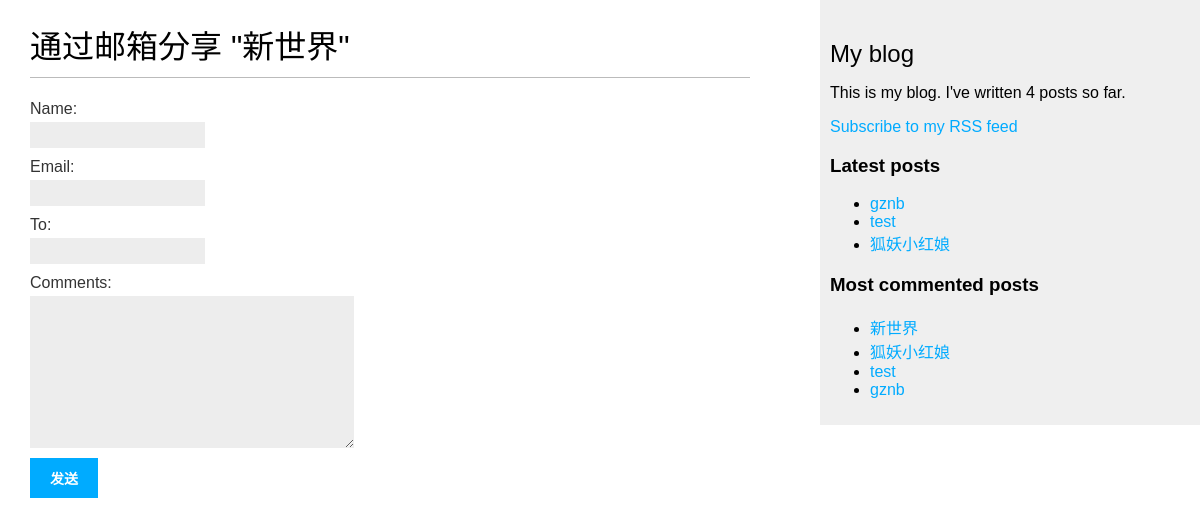
/blog/10/share/, run on the app's committed database.
### blog/models.py (models this page shows, shortened)
class Post(models.Model):
    STATUS_CHOICES = (
        ('draft', 'Draft'),
        ('published', 'Published'),
    )
    title = models.CharField(max_length=250, verbose_name='标题')
    slug = models.SlugField(max_length=250, unique_for_date='publish')
    author = models.ForeignKey(User, related_name='blog_posts',verbose_name='作者', on_delete=models.CASCADE)
    body = models.TextField(verbose_name='消息主体内容')
    publish = models.DateTimeField(default=timezone.now, verbose_name='发表时间')
    created = models.DateTimeField(auto_now_add=True, verbose_name='创建时间')
    updated = models.DateTimeField(auto_now=True, verbose_name='更新时间')
    status = models.CharField(max_length=10, choices=STATUS_CHOICES, default='draft', verbose_name='状态')
    class Meta:
        ordering = ('-publish', )
    objects = models.Manager()
    published = PublishedManager()
    '''
    Post.published.filter(title__startswith='Who') 自定义管理器，使用的例子
    '''
    def get_absolute_url(self):
        return reverse('blog:post_detail',
                       args=[self.publish.year,
                             self.publish.strftime('%m'),
                             self.publish.strftime('%d'),
                             self.slug])
    tags = TaggableManager()

### blog/views.py (the view)
# urls.py: url(r'^(?P<post_id>\d+)/share/$', views.post_share, name='post_share'),
def post_share(request, post_id):
    post = get_object_or_404(Post, id=post_id, status='published')
    sent = False
    if request.method == 'POST':
        form = EmailPostForm(request.POST)
        if form.is_valid():
            cd = form.cleaned_data
            post_url = request.build_absolute_uri(post.get_absolute_url())
            subject = '{} ({}) recommends you reading "{}"'.format(cd['name'], cd['email'], post.title)
            message = 'Read "{}" at {}\n\n{} comments: {}'.format(post.title, post_url, cd['name'], cd['comments'])
            send_mail(subject, message, 'gznbgznb@163.com', [cd['to']])
            sent = True
    else:
        form = EmailPostForm()
    return render(request, 'blog/post/share.html', {'post': post, 'form': form, 'sent': sent})

### blog/forms.py
class EmailPostForm(forms.Form):
    name = forms.CharField(max_length=25)
    email = forms.EmailField()
    to = forms.EmailField()
    comments = forms.CharField(required=False, widget=forms.Textarea)

### blog/models.py (called while the page is built)
    def get_queryset(self):
        return super(PublishedManager, self).get_queryset().filter(status='published')

### blog/templatetags/blog_tags.py (called while the page is built)
@register.simple_tag
def total_posts():
    return Post.published.count()

@register.inclusion_tag('blog/post/latest_posts.html')
def show_latest_posts(count=5):
    latest_posts = Post.published.order_by('-publish')[:count]
    return {'latest_posts': latest_posts}

@register.simple_tag
def get_most_commented_posts(count=5):
    return Post.published.annotate(
        total_comments=Count('comments')
    ).order_by('-total_comments')[:count]

### blog/templates/blog/post/share.html (shortened to what this page needs)
{% extends "blog/base.html" %}
{% block content %}
        {% if sent %}
            <h1>邮件成功发送</h1>
            <P>
                "{{ post.title }}" 已经分享给了 {{ cd.to }}.
            </P>
            {% for field in form %}
                <div>
                    {{ field.errors }}
                    {{ field.label_tag }} {{ field }}
                </div>
            {% endfor %}
        {% else %}
            <h1>通过邮箱分享 "{{ post.title }}" </h1>
            <form action="." method="post">
                {{ form.as_p }}
                <input type="submit" value="发送">
            </form>
        {% endif %}
{% endblock %}

### blog/templates/blog/base.html (shortened to what this page needs)
{% load static  %}
{% load blog_tags %}
<!DOCTYPE html>
<html>
<head>
    <link href="{% static "css/blog.css" %}" rel="stylesheet">
</head>
<body>
    <div id="content">
        {% block content %}
        {% endblock %}
    </div>
    <div id = 'sidebar'>
        <h2>My blog</h2>
        <p>This is my blog. I've written {% total_posts %} posts so far.</p>
        <p><a href="{% url "blog:post_feed" %}">Subscribe to my RSS feed</a> </p>
        <h3>Latest posts</h3>
        {% show_latest_posts 3 %}
        <h3>Most commented posts</h3>
        {% get_most_commented_posts as most_commented_posts %}
        <ul>
            {% for post in most_commented_posts %}
                <li>
                    <a href="{{ post.get_absolute_url }}">{{ post.title }}</a>
                </li>
            {% endfor %}
        </ul>
    </div>
</body>
</html>

### blog/templates/blog/post/latest_posts.html
<ul>
    {% for post in latest_posts %}
        <li>
            <a href="{{ post.get_absolute_url }}">{{ post.title }}</a>
        </li>
    {% endfor %}
</ul>

### blog/static/css/blog.css (style rules this page uses)
body { margin:0; padding:0; font-family:helvetica, sans-serif; }
a { color:#00abff; text-decoration:none; }
h1 { font-weight:normal; border-bottom:1px solid #bbb; padding:0 0 10px 0; }
h2 { font-weight:normal; margin:30px 0 0; }
#content { float:left; width:60%; padding:0 0 0 30px; }
#sidebar { float:right; width:30%; padding:10px; background:#efefef; height:100%; }
label { float:left; clear:both; color:#333; margin-bottom:4px; }
input, textarea { clear:both; float:left; margin:0 0 10px; background:#ededed; border:0; padding:6px 10px; font-size:12px; }
input[type=submit] { font-weight:bold; background:#00abff; color:#fff; padding:10px 20px; font-size:14px; text-transform:uppercase; }

### data on the page
Post: title "新世界"
Post: title "gznb"
Post: title "test"
Post: title "狐妖小红娘"
